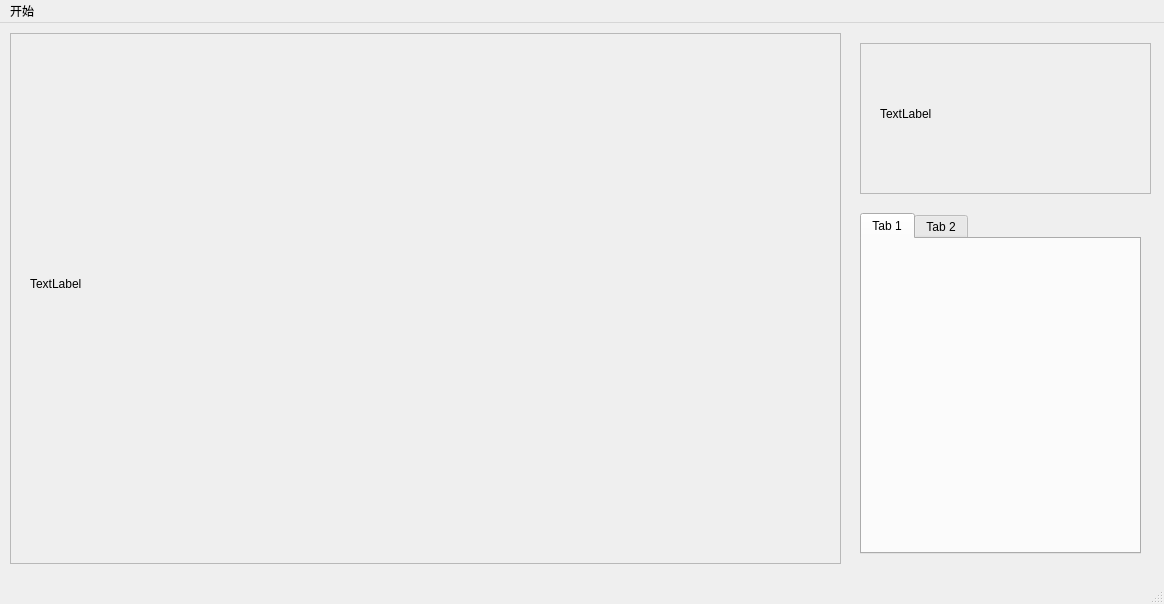
<?xml version="1.0" encoding="UTF-8"?>
<ui version="4.0">
 <class>MainWindow</class>
 <widget class="QMainWindow" name="MainWindow">
  <property name="geometry">
   <rect>
    <x>0</x>
    <y>0</y>
    <width>1164</width>
    <height>604</height>
   </rect>
  </property>
  <property name="windowTitle">
   <string>MainWindow</string>
  </property>
  <widget class="QWidget" name="centralwidget">
   <widget class="QFrame" name="frame">
    <property name="geometry">
     <rect>
      <x>10</x>
      <y>10</y>
      <width>831</width>
      <height>531</height>
     </rect>
    </property>
    <property name="frameShape">
     <enum>QFrame::StyledPanel</enum>
    </property>
    <property name="frameShadow">
     <enum>QFrame::Raised</enum>
    </property>
    <widget class="QLabel" name="label">
     <property name="geometry">
      <rect>
       <x>20</x>
       <y>10</y>
       <width>761</width>
       <height>481</height>
      </rect>
     </property>
     <property name="text">
      <string>TextLabel</string>
     </property>
    </widget>
   </widget>
   <widget class="QFrame" name="frame_2">
    <property name="geometry">
     <rect>
      <x>860</x>
      <y>20</y>
      <width>291</width>
      <height>151</height>
     </rect>
    </property>
    <property name="frameShape">
     <enum>QFrame::StyledPanel</enum>
    </property>
    <property name="frameShadow">
     <enum>QFrame::Raised</enum>
    </property>
    <widget class="QLabel" name="label_2">
     <property name="geometry">
      <rect>
       <x>20</x>
       <y>10</y>
       <width>261</width>
       <height>121</height>
      </rect>
     </property>
     <property name="text">
      <string>TextLabel</string>
     </property>
    </widget>
   </widget>
   <widget class="QTabWidget" name="tabWidget">
    <property name="geometry">
     <rect>
      <x>860</x>
      <y>190</y>
      <width>281</width>
      <height>341</height>
     </rect>
    </property>
    <widget class="QWidget" name="tab">
     <attribute name="title">
      <string>Tab 1</string>
     </attribute>
    </widget>
    <widget class="QWidget" name="tab_2">
     <attribute name="title">
      <string>Tab 2</string>
     </attribute>
    </widget>
   </widget>
  </widget>
  <widget class="QMenuBar" name="menubar">
   <property name="geometry">
    <rect>
     <x>0</x>
     <y>0</y>
     <width>1164</width>
     <height>17</height>
    </rect>
   </property>
   <widget class="QMenu" name="menu">
    <property name="title">
     <string>开始</string>
    </property>
    <addaction name="actiondakai"/>
    <addaction name="actionbaocun"/>
    <addaction name="actionlingcunwei"/>
   </widget>
   <addaction name="menu"/>
  </widget>
  <widget class="QStatusBar" name="statusbar"/>
  <action name="actiondakai">
   <property name="text">
    <string>打开</string>
   </property>
  </action>
  <action name="actionbaocun">
   <property name="text">
    <string>保存</string>
   </property>
  </action>
  <action name="actionlingcunwei">
   <property name="text">
    <string>另存为</string>
   </property>
  </action>
 </widget>
 <resources/>
 <connections/>
</ui>
